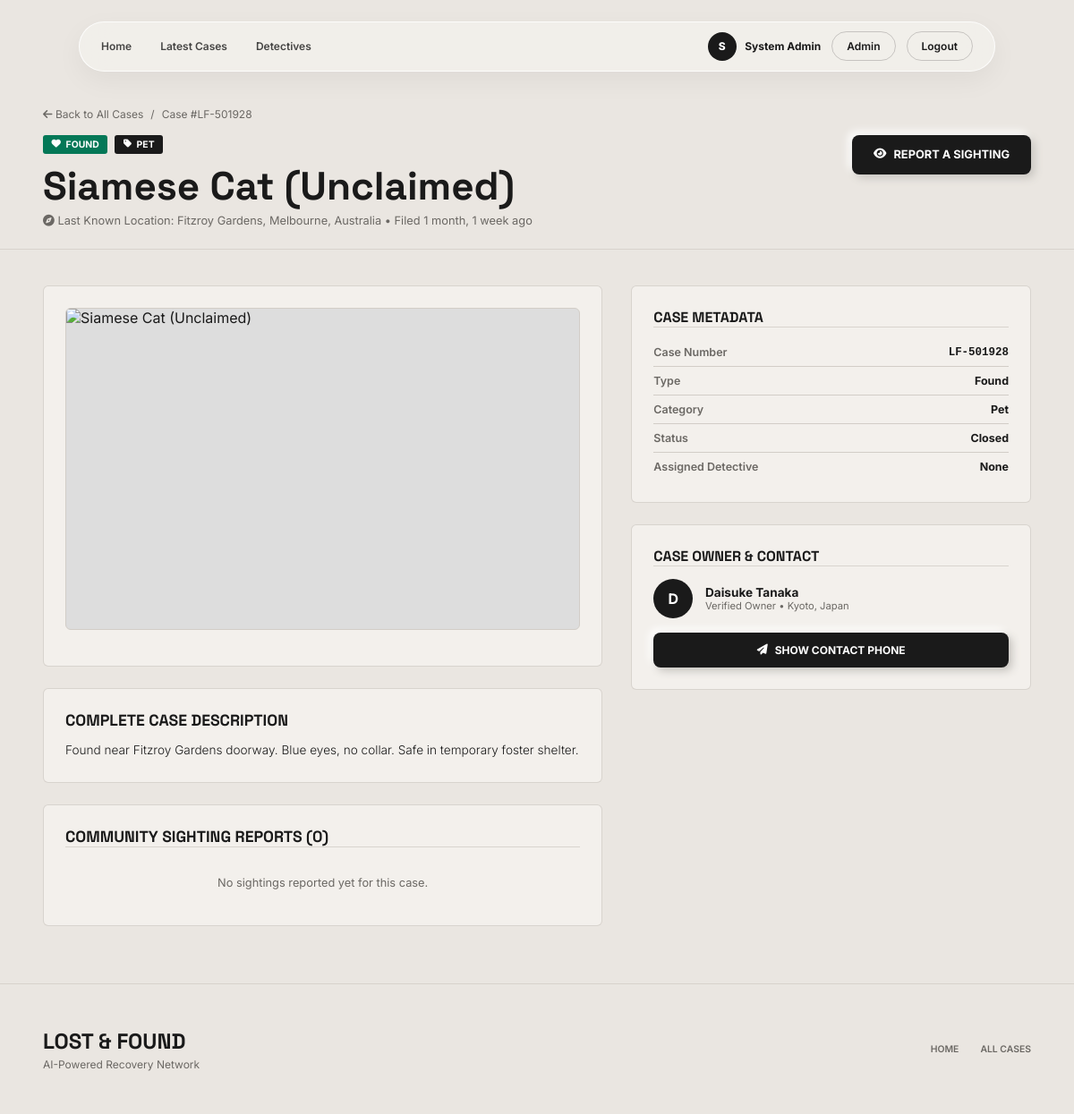
/case/3/ (signed in), run on the app's committed database.
### app/models.py (models this page shows, shortened)
class Profile(models.Model):
    user=models.OneToOneField(User,on_delete=models.CASCADE)
    full_name=models.CharField(max_length=150)
    phone=models.CharField(max_length=20,blank=True)
    address=models.CharField(max_length=255,blank=True)
    city=models.CharField(max_length=100,blank=True)
    avatar=models.ImageField(upload_to="avatars/",blank=True,null=True)
    is_detective=models.BooleanField(default=False)
    is_banned=models.BooleanField(default=False)
    detective_status=models.CharField(max_length=20,choices=DETECTIVE_STATUS,default="PENDING")
    license_number=models.CharField(max_length=100,blank=True)
    specialization=models.CharField(max_length=200,blank=True)
    experience_years=models.PositiveIntegerField(default=0)
    created_at=models.DateTimeField(auto_now_add=True)

class Case(models.Model):
    owner=models.ForeignKey(User,on_delete=models.CASCADE,related_name="cases")
    assigned_detective=models.ForeignKey(User,on_delete=models.SET_NULL,null=True,blank=True,related_name="assigned_cases")
    case_number=models.CharField(max_length=30,default=case_no,unique=True)
    title=models.CharField(max_length=200)
    description=models.TextField()
    case_type=models.CharField(max_length=10,choices=CASE_TYPE)
    category=models.CharField(max_length=10,choices=CATEGORY)
    status=models.CharField(max_length=20,choices=CASE_STATUS,default="OPEN")
    location=models.CharField(max_length=255)
    reward=models.DecimalField(max_digits=10,decimal_places=2,default=0)
    created_at=models.DateTimeField(auto_now_add=True)
    updated_at=models.DateTimeField(auto_now=True)

### app/views.py (the view)
# urls.py: path('case/<int:pk>/', views.case_detail, name='case_detail'),
def case_detail(request, pk):
    case = get_object_or_404(Case.objects.select_related('owner', 'assigned_detective'), pk=pk)
    images = case.images.all()
    sightings = case.sightings.all().order_by('-created_at')
    assignment = CaseAssignment.objects.filter(case=case).select_related('detective').first()
    updates = []
    if assignment:
        updates = assignment.updates.all().order_by('-created_at')
    detective_request = DetectiveRequest.objects.filter(case=case).first()
    context = {
        'case': case,
        'images': images,
        'sightings': sightings,
        'assignment': assignment,
        'updates': updates,
        'detective_request': detective_request,
    }
    return render(request, 'case-details.html', context)

### app/templates/case-details.html (shortened to what this page needs)
{% load static %}
{% load humanize %}
<!DOCTYPE html>
<html lang="en">
<head>
    <link rel="stylesheet" href="https://cdnjs.cloudflare.com/ajax/libs/font-awesome/6.5.1/css/all.min.css">
</head>
<body>
    <header class="navbar">
        <nav class="nav-links">
            <a href="{% url 'home' %}">Home</a>
            <a href="{% url 'case_list' %}" class="active">Latest Cases</a>
            <a href="{% url 'detective_list' %}">Detectives</a>
        </nav>
        <div class="nav-actions">
            {% if user.is_authenticated %}
                <div class="user-nav-badge">
                    <div class="user-avatar-sm">
                        {% if user_profile and user_profile.avatar %}
                            <img src="{{ user_profile.avatar.url }}" alt="Avatar" style="width:100%;height:100%;object-fit:cover;">
                        {% else %}
                            {{ user.first_name|first|upper|default:user.username|first|upper }}
                        {% endif %}
                    </div>
                    <span style="font-size: 0.75rem; font-weight: 700;">{{ user_profile.full_name|default:user.username }}</span>
                </div>
                {% if user.is_staff %}
                    <a href="{% url 'admin_dashboard' %}" class="btn-login">Admin</a>
                {% elif user_profile.is_detective %}
                    <a href="{% url 'detective_dashboard' %}" class="btn-login">Dashboard</a>
                {% else %}
                    <a href="{% url 'user_dashboard' %}" class="btn-login">Dashboard</a>
                {% endif %}
                <a href="{% url 'logout' %}" class="btn-login">Logout</a>
            {% else %}
                <button onclick="openModal('modal-login')" class="btn-login">LOG IN</button>
                <button onclick="openModal('modal-signup')" class="btn-signup">SIGN UP <i class="fas fa-arrow-right"></i></button>
            {% endif %}
        </div>
    </header>
    <header class="page-header">
        <div class="container">
            <div class="breadcrumb">
                <a href="{% url 'case_list' %}"><i class="fas fa-arrow-left"></i> Back to All Cases</a>
                <span>/</span>
                <span>Case #{{ case.case_number }}</span>
            </div>
            <div style="display: flex; flex-wrap: wrap; justify-content: space-between; align-items: flex-start; gap: 1rem;">
                <div>
                    <div style="display: flex; gap: 0.5rem; margin-bottom: 0.5rem;">
                        {% if case.case_type == 'LOST' %}
                        <span class="badge-tag bg-red"><i class="fas fa-bell"></i> URGENT LOST</span>
                        {% else %}
                        <span class="badge-tag bg-emerald"><i class="fas fa-heart"></i> FOUND</span>
                        {% endif %}
                        <span class="badge-tag" style="background-color: var(--stone-dark);"><i class="fas fa-tag"></i> {{ case.get_category_display }}</span>
                    </div>
                    <h1 class="font-display" style="font-size: clamp(1.75rem, 4vw, 2.75rem); font-weight: 800;">
                        {{ case.title }}
                    </h1>
                    <p style="font-size: 0.8rem; color: var(--stone-muted); margin-top: 0.2rem;">
                        <i class="fas fa-compass"></i> Last Known Location: {{ case.location }} • Filed {{ case.created_at|timesince }} ago
                    </p>
                </div>
                {% if user.is_authenticated %}
                    {% if case.owner != user %}
                    <button onclick="openModal('modal-report-sighting')" class="neu-button-dark" style="padding: 0.9rem 1.5rem; font-size: 0.8rem;">
                        <i class="fas fa-eye"></i> REPORT A SIGHTING
                    </button>
                    {% else %}
                    <span style="font-size:0.7rem; color:var(--stone-muted); font-weight:600; padding:0.9rem 1rem; border:1px dashed var(--stone-border); border-radius:8px; background:var(--stone-light);">You posted this case — sightings are for other users</span>
                    {% endif %}
                {% else %}
                <button onclick="openModal('modal-login')" class="neu-button-dark" style="padding: 0.9rem 1.5rem; font-size: 0.8rem;">
                    <i class="fas fa-eye"></i> REPORT A SIGHTING
                </button>
                {% endif %}
            </div>
        </div>
    </header>
    <main class="case-main-section">
        <div class="container">
            <div class="case-grid">
                <div>
                    <div class="card-box">
                        <div class="gallery-main">
                            {% with primary=images|first %}
                            {% if primary %}
                            <img id="main-gallery-img" src="{{ primary.image.url }}" alt="{{ case.title }}">
                            {% else %}
                            <img id="main-gallery-img" src="https://images.unsplash.com/photo-1552053831-71594a27632d?auto=format&fit=crop&q=80&w=1200" alt="{{ case.title }}">
                            {% endif %}
                            {% endwith %}
                        </div>
                    </div>
                    <div class="card-box">
                        <h3 class="font-display" style="font-size: 1.1rem; font-weight: 700; margin-bottom: 0.75rem;">
                            COMPLETE CASE DESCRIPTION
                        </h3>
                        <p style="font-size: 0.85rem; color: var(--stone-dark); line-height: 1.6; font-weight: 300;">
                            {{ case.description }}
                        </p>
                    </div>
                    <div class="card-box" style="margin-bottom: 0;">
                        <h3 class="font-display border-b-line pb-2" style="font-size: 1.1rem; font-weight: 700;">
                            COMMUNITY SIGHTING REPORTS ({{ sightings|length }})
                        </h3>
                        <div style="margin-top: 1rem; display: flex; flex-direction: column; gap: 1rem;">
                            {% for report in sightings %}
                            <div style="background: var(--stone-bg); padding: 1rem; border-radius: 6px; border: 1px solid var(--stone-border);">
                                <div style="display: flex; justify-content: space-between; font-size: 0.7rem; color: var(--stone-muted);">
                                    <span><i class="fas fa-compass"></i> {{ report.location }}</span>
                                    <span>{{ report.created_at|date:"M d, Y h:i A" }}</span>
                                </div>
                                <p style="font-size: 0.8rem; color: var(--stone-dark); margin-top: 0.4rem;">{{ report.description }}</p>
                                <div style="display: flex; justify-content: space-between; align-items: center; margin-top: 0.5rem; font-size: 0.65rem; color: var(--stone-muted);">
                                    <span>Reported by: <strong>{{ report.reporter_name }}</strong></span>
                                    {% if report.reporter_contact %}<span>Contact: {{ report.reporter_contact }}</span>{% endif %}
                                </div>
                                {% if report.photo %}
                                <div style="margin-top: 0.5rem; max-width: 12rem; border-radius: 4px; overflow: hidden;">
                                    <img src="{{ report.photo.url }}" alt="Sighting photo" style="width: 100%;">
                                </div>
                                {% endif %}
                            </div>
                            {% empty %}
                            <p style="font-size: 0.8rem; color: var(--stone-muted); text-align: center; padding: 1rem 0;">No sightings reported yet for this case.</p>
                            {% endfor %}
                        </div>
                    </div>
                </div>
                <div>
                    <div class="card-box">
                        <h3 class="font-display border-b-line pb-2" style="font-size: 1rem; font-weight: 700;">
                            CASE METADATA
                        </h3>
                        <table style="width: 100%; font-size: 0.78rem; border-collapse: collapse; margin-top: 0.75rem;">
                            <tbody>
                                <tr style="border-bottom: 1px solid var(--stone-border);">
                                    <td style="padding: 0.5rem 0; color: var(--stone-muted); font-weight: 600;">Case Number</td>
                                    <td style="padding: 0.5rem 0; font-weight: 700; text-align: right; font-family: monospace;">{{ case.case_number }}</td>
                                </tr>
                                <tr style="border-bottom: 1px solid var(--stone-border);">
                                    <td style="padding: 0.5rem 0; color: var(--stone-muted); font-weight: 600;">Type</td>
                                    <td style="padding: 0.5rem 0; font-weight: 700; text-align: right;">{{ case.get_case_type_display }}</td>
                                </tr>
                                <tr style="border-bottom: 1px solid var(--stone-border);">
                                    <td style="padding: 0.5rem 0; color: var(--stone-muted); font-weight: 600;">Category</td>
                                    <td style="padding: 0.5rem 0; font-weight: 700; text-align: right;">{{ case.get_category_display }}</td>
                                </tr>
                                <tr style="border-bottom: 1px solid var(--stone-border);">
                                    <td style="padding: 0.5rem 0; color: var(--stone-muted); font-weight: 600;">Status</td>
                                    <td style="padding: 0.5rem 0; font-weight: 700; text-align: right;">{{ case.get_status_display }}</td>
                                </tr>
                                <tr>
                                    <td style="padding: 0.5rem 0; color: var(--stone-muted); font-weight: 600;">Assigned Detective</td>
                                    <td style="padding: 0.5rem 0; font-weight: 700; text-align: right;">
                                        {% if case.assigned_detective %}
                                        {{ case.assigned_detective.profile.full_name|default:case.assigned_detective.username }}
                                        {% else %}
                                        None
                                        {% endif %}
                                    </td>
                                </tr>
                            </tbody>
                        </table>
                    </div>
                    <div class="card-box" style="margin-bottom: 0;">
                        <h3 class="font-display border-b-line pb-2" style="font-size: 1rem; font-weight: 700;">
                            CASE OWNER &amp; CONTACT
                        </h3>
                        <div style="display: flex; align-items: center; gap: 0.85rem; margin-top: 0.85rem;">
                            <div style="width: 2.75rem; height: 2.75rem; border-radius: 50%; background: var(--stone-dark); color: #fff; display: flex; align-items: center; justify-content: center; font-weight: 700;">
                                {{ case.owner.first_name|first|upper|default:"U" }}
                            </div>
                            <div>
                                <h4 style="font-size: 0.85rem; font-weight: 700;">{{ case.owner.profile.full_name|default:case.owner.username }}</h4>
                                <p style="font-size: 0.7rem; color: var(--stone-muted);">Verified Owner • {{ case.owner.profile.city|default:case.owner.profile.address|default:"Platform Member" }}</p>
                            </div>
                        </div>
                        {% if case.owner.profile.phone %}
                        <div style="margin-top: 1rem;">
                            <button onclick="alert('Contact Number: {{ case.owner.profile.phone|escapejs }}');" class="neu-button-dark" style="width: 100%;">
                                <i class="fas fa-paper-plane"></i> SHOW CONTACT PHONE
                            </button>
                        </div>
                        {% endif %}
                    </div>
                </div>
            </div>
        </div>
    </main>
    <footer style="padding: 3rem 0; border-top: 1px solid rgba(210, 205, 199, 0.8);">
        <div class="container">
            <div style="display: flex; flex-wrap: wrap; justify-content: space-between; align-items: center; gap: 1.5rem;">
                <div>
                    <h2 class="font-display" style="font-size: 1.5rem; font-weight: 800; text-transform: uppercase;">LOST &amp; FOUND</h2>
                    <p style="font-size: 0.75rem; color: var(--stone-muted); margin-top: 0.2rem;">AI-Powered Recovery Network</p>
                </div>
                <div style="display: flex; gap: 1.5rem; font-size: 0.65rem; text-transform: uppercase; font-weight: 600; color: var(--stone-muted);">
                    <a href="{% url 'home' %}">Home</a>
                    <a href="{% url 'case_list' %}">All Cases</a>
                </div>
            </div>
        </div>
    </footer>
</body>
</html>

### data on the page
Profile: full_name "System Admin"
Case: case_number "LF-501928", category "PET", title "Siamese Cat (Unclaimed)", location "Fitzroy Gardens, Melbourne, Australia", created_at "1 month, 1 week", description "Found near Fitzroy Gardens doorway. Blue eyes, no collar. Safe in temporary foster shelter.", case_type "Found", category "Pet", status "Closed", owner.first_name|first "D", owner.profile.full_name "Daisuke Tanaka", owner.profile.city "Kyoto, Japan"

### other printed values
{{ user.first_name|first|upper|default:user.username|first|upper }} "S"
{{ sightings|length }} "0"
